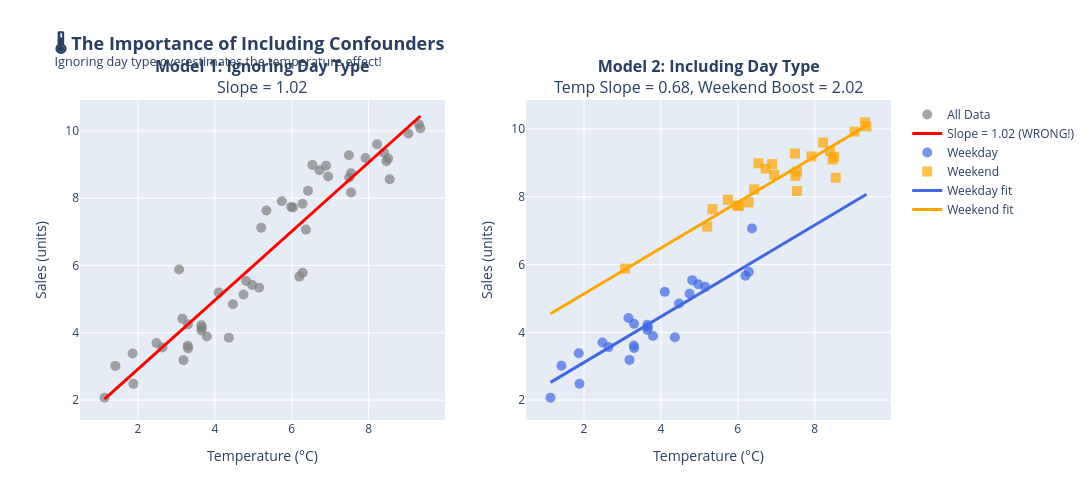

The notebook cell this image was saved under:
### Markdown cell above
## 🔑 Understanding "Holding Others Fixed"

### Partial Regression Coefficient

> **$\theta_j$ represents the change in $y$ for a one-unit increase in $x_j$, while all other predictors remain constant.**

This is the **key difference** from simple linear regression!

### Example: House Price Model

$$\text{Price} = \theta_0 + \theta_1 \cdot \text{Size} + \theta_2 \cdot \text{Age} + \theta_3 \cdot \text{Bedrooms} + \varepsilon$$

**Interpretation:**

| Coefficient | Interpretation |
|-------------|---------------|
| $\theta_1 = 3000$ kr/m² | Each additional sqm increases price by 3000 kr, *for houses of the same age and bedroom count* |
| $\theta_2 = -50000$ kr/year | Each additional year of age decreases price by 50,000 kr, *for houses of the same size and bedroom count* |
| $\theta_3 = 200000$ kr/bedroom | Each additional bedroom increases price by 200,000 kr, *for houses of the same size and age* |

### Code cell
# ============================================
# Demo: Effect of Adding a Confounder
# ============================================

# Scenario: Ice cream sales depend on temperature AND day type
np.random.seed(42)

# Generate data
n = 50

# Weekdays: lower temperature, lower sales
temp_weekday = np.random.normal(4, 1.5, n//2)
sales_weekday = 2 + 0.65 * temp_weekday + np.random.normal(0, 0.5, n//2)
is_weekend_weekday = np.zeros(n//2)

# Weekends: higher temperature, higher sales (plus weekend boost)
temp_weekend = np.random.normal(7, 1.5, n//2)
sales_weekend = 2 + 0.65 * temp_weekend + 2.0 + np.random.normal(0, 0.5, n//2)  # +2 weekend boost
is_weekend_weekend = np.ones(n//2)

# Combine data
temperature = np.concatenate([temp_weekday, temp_weekend])
sales = np.concatenate([sales_weekday, sales_weekend])
is_weekend = np.concatenate([is_weekend_weekday, is_weekend_weekend])
day_type = ['Weekend' if w else 'Weekday' for w in is_weekend]

confound_df = pd.DataFrame({
    'Temperature': temperature,
    'Sales': sales,
    'Is_Weekend': is_weekend,
    'Day_Type': day_type
})

# Model 1: Ignoring weekend (simple regression)
model1 = LinearRegression()
model1.fit(confound_df[['Temperature']], confound_df['Sales'])

# Model 2: Including weekend (multiple regression)
model2 = LinearRegression()
model2.fit(confound_df[['Temperature', 'Is_Weekend']], confound_df['Sales'])

# Create visualization
fig = make_subplots(
    rows=1, cols=2,
    subplot_titles=(
        f'<b>Model 1: Ignoring Day Type</b><br>Slope = {model1.coef_[0]:.2f}',
        f'<b>Model 2: Including Day Type</b><br>Temp Slope = {model2.coef_[0]:.2f}, Weekend Boost = {model2.coef_[1]:.2f}'
    )
)

# Model 1 (ignoring confounder)
fig.add_trace(
    go.Scatter(
        x=temperature, y=sales,
        mode='markers',
        marker=dict(size=10, color='gray', opacity=0.7),
        name='All Data',
        showlegend=True
    ),
    row=1, col=1
)

# Model 1 regression line
x_range = np.linspace(temperature.min(), temperature.max(), 100)
fig.add_trace(
    go.Scatter(
        x=x_range,
        y=model1.predict(x_range.reshape(-1, 1)),
        mode='lines',
        line=dict(color='red', width=3),
        name=f'Slope = {model1.coef_[0]:.2f} (WRONG!)'
    ),
    row=1, col=1
)

# Model 2 (including confounder)
colors = {'Weekday': 'royalblue', 'Weekend': 'orange'}

for day in ['Weekday', 'Weekend']:
    mask = confound_df['Day_Type'] == day
    fig.add_trace(
        go.Scatter(
            x=confound_df.loc[mask, 'Temperature'],
            y=confound_df.loc[mask, 'Sales'],
            mode='markers',
            marker=dict(size=10, color=colors[day], opacity=0.7,
                       symbol='circle' if day == 'Weekday' else 'square'),
            name=day
        ),
        row=1, col=2
    )

# Add separate regression lines for Model 2
for is_wknd, color, name in [(0, 'royalblue', 'Weekday'), (1, 'orange', 'Weekend')]:
    y_pred = model2.intercept_ + model2.coef_[0] * x_range + model2.coef_[1] * is_wknd
    fig.add_trace(
        go.Scatter(
            x=x_range, y=y_pred,
            mode='lines',
            line=dict(color=color, width=3),
            name=f'{name} fit'
        ),
        row=1, col=2
    )

fig.update_xaxes(title_text='Temperature (°C)', row=1, col=1)
fig.update_xaxes(title_text='Temperature (°C)', row=1, col=2)
fig.update_yaxes(title_text='Sales (units)', row=1, col=1)
fig.update_yaxes(title_text='Sales (units)', row=1, col=2)

fig.update_layout(
    title=dict(
        text='<b>🌡️ The Importance of Including Confounders</b><br><sup>Ignoring day type overestimates the temperature effect!</sup>',
        font=dict(size=18)
    ),
    width=1100,
    height=500,
    showlegend=True
)

fig.show()

print("\n🔍 Key Insight:")
print("="*60)
print(f"\nModel 1 (ignoring day type): Slope = {model1.coef_[0]:.3f}")
print(f"Model 2 (including day type): Slope = {model2.coef_[0]:.3f}")
print(f"\n⚠️  Model 1 overestimates the temperature effect by {((model1.coef_[0] - model2.coef_[0]) / model2.coef_[0] * 100):.0f}%!")
print(f"\n💡 Why? Weekends have BOTH higher temperatures AND more customers.")
print(f"   Model 1 wrongly attributes the weekend effect to temperature.")
print(f"\n   True temperature effect: {model2.coef_[0]:.2f} units/°C")
print(f"   Weekend boost: {model2.coef_[1]:.2f} units")

### Figure 1 — Plotly figure (JSON) as saved in the notebook; plotly's stock layout.template omitted (floating-point values rounded to 4 significant figures)
{"data": [{"marker": {"color": "gray", "opacity": 0.7, "size": 10}, "mode": "markers", "name": "All Data", "showlegend": true, "type": "scatter", "x": [4.745, 3.793, 4.972, 6.285, 3.649, 3.649, 6.369, 5.151, 3.296, 4.814, 3.305, 3.301, 4.363, 1.13, 1.413, 3.157, 2.481, 4.471, 2.638, 1.882, 6.198, 3.661, 4.101, 1.863, 3.183, 7.486, 6.422, 5.985, 7.918, 8.546, 8.397, 5.741, 6.536, 7.497, 8.463, 6.281, 6.722, 5.34, 5.206, 8.219, 9.034, 6.892, 8.505, 7.542, 6.032, 7.542, 9.307, 6.946, 9.347, 3.07], "xaxis": "x", "y": [5.14, 3.89, 5.419, 5.785, 4.226, 4.071, 7.066, 5.342, 3.613, 5.54, 3.538, 4.25, 3.856, 2.07, 3.017, 4.421, 3.698, 4.849, 3.564, 2.484, 5.669, 4.15, 5.194, 3.383, 3.188, 9.277, 8.218, 7.74, 9.192, 8.561, 9.348, 7.91, 8.987, 8.614, 9.097, 7.832, 8.827, 7.636, 7.119, 9.599, 9.921, 8.964, 9.177, 8.739, 7.725, 8.171, 10.2, 8.646, 10.08, 5.878], "yaxis": "y"}, {"line": {"color": "red", "width": 3}, "mode": "lines", "name": "Slope = 1.02 (WRONG!)", "type": "scatter", "x": [1.13, 1.213, 1.296, 1.379, 1.462, 1.545, 1.628, 1.711, 1.794, 1.877, 1.96, 2.043, 2.126, 2.209, 2.292, 2.375, 2.458, 2.541, 2.624, 2.707, 2.79, 2.873, 2.956, 3.039, 3.122, 3.205, 3.288, 3.371, 3.454, 3.537, 3.62, 3.703, 3.786, 3.869, 3.952, 4.035, 4.118, 4.201, 4.284, 4.367, 4.45, 4.533, 4.616, 4.699, 4.782, 4.865, 4.948, 5.031, 5.114, 5.197, 5.28, 5.363, 5.446, 5.529, 5.612, 5.695, 5.778, 5.861, 5.944, 6.027, 6.11, 6.193, 6.276, 6.359, 6.442, 6.525, 6.608, 6.691, 6.774, 6.857, 6.94, 7.023, 7.106, 7.189, 7.272, 7.355, 7.438, 7.521, 7.604, 7.687, 7.77, 7.853, 7.936, 8.019, 8.102, 8.185, 8.268, 8.351, 8.434, 8.517, 8.6, 8.683, 8.766, 8.849, 8.932, 9.015, 9.098, 9.181, 9.264, 9.347], "xaxis": "x", "y": [2.027, 2.112, 2.197, 2.282, 2.367, 2.452, 2.537, 2.622, 2.707, 2.792, 2.877, 2.962, 3.047, 3.132, 3.217, 3.302, 3.387, 3.472, 3.557, 3.642, 3.727, 3.812, 3.897, 3.982, 4.067, 4.152, 4.237, 4.322, 4.407, 4.492, 4.577, 4.662, 4.747, 4.832, 4.917, 5.002, 5.087, 5.172, 5.257, 5.342, 5.427, 5.512, 5.597, 5.681, 5.766, 5.851, 5.936, 6.021, 6.106, 6.191, 6.276, 6.361, 6.446, 6.531, 6.616, 6.701, 6.786, 6.871, 6.956, 7.041, 7.126, 7.211, 7.296, 7.381, 7.466, 7.551, 7.636, 7.721, 7.806, 7.891, 7.976, 8.061, 8.146, 8.231, 8.316, 8.401, 8.486, 8.571, 8.656, 8.741, 8.826, 8.911, 8.996, 9.081, 9.166, 9.251, 9.336, 9.421, 9.506, 9.591, 9.676, 9.761, 9.846, 9.931, 10.02, 10.1, 10.19, 10.27, 10.36, 10.44], "yaxis": "y"}, {"marker": {"color": "royalblue", "opacity": 0.7, "size": 10, "symbol": "circle"}, "mode": "markers", "name": "Weekday", "type": "scatter", "x": [4.745, 3.793, 4.972, 6.285, 3.649, 3.649, 6.369, 5.151, 3.296, 4.814, 3.305, 3.301, 4.363, 1.13, 1.413, 3.157, 2.481, 4.471, 2.638, 1.882, 6.198, 3.661, 4.101, 1.863, 3.183], "xaxis": "x2", "y": [5.14, 3.89, 5.419, 5.785, 4.226, 4.071, 7.066, 5.342, 3.613, 5.54, 3.538, 4.25, 3.856, 2.07, 3.017, 4.421, 3.698, 4.849, 3.564, 2.484, 5.669, 4.15, 5.194, 3.383, 3.188], "yaxis": "y2"}, {"marker": {"color": "orange", "opacity": 0.7, "size": 10, "symbol": "square"}, "mode": "markers", "name": "Weekend", "type": "scatter", "x": [7.486, 6.422, 5.985, 7.918, 8.546, 8.397, 5.741, 6.536, 7.497, 8.463, 6.281, 6.722, 5.34, 5.206, 8.219, 9.034, 6.892, 8.505, 7.542, 6.032, 7.542, 9.307, 6.946, 9.347, 3.07], "xaxis": "x2", "y": [9.277, 8.218, 7.74, 9.192, 8.561, 9.348, 7.91, 8.987, 8.614, 9.097, 7.832, 8.827, 7.636, 7.119, 9.599, 9.921, 8.964, 9.177, 8.739, 7.725, 8.171, 10.2, 8.646, 10.08, 5.878], "yaxis": "y2"}, {"line": {"color": "royalblue", "width": 3}, "mode": "lines", "name": "Weekday fit", "type": "scatter", "x": [1.13, 1.213, 1.296, 1.379, 1.462, 1.545, 1.628, 1.711, 1.794, 1.877, 1.96, 2.043, 2.126, 2.209, 2.292, 2.375, 2.458, 2.541, 2.624, 2.707, 2.79, 2.873, 2.956, 3.039, 3.122, 3.205, 3.288, 3.371, 3.454, 3.537, 3.62, 3.703, 3.786, 3.869, 3.952, 4.035, 4.118, 4.201, 4.284, 4.367, 4.45, 4.533, 4.616, 4.699, 4.782, 4.865, 4.948, 5.031, 5.114, 5.197, 5.28, 5.363, 5.446, 5.529, 5.612, 5.695, 5.778, 5.861, 5.944, 6.027, 6.11, 6.193, 6.276, 6.359, 6.442, 6.525, 6.608, 6.691, 6.774, 6.857, 6.94, 7.023, 7.106, 7.189, 7.272, 7.355, 7.438, 7.521, 7.604, 7.687, 7.77, 7.853, 7.936, 8.019, 8.102, 8.185, 8.268, 8.351, 8.434, 8.517, 8.6, 8.683, 8.766, 8.849, 8.932, 9.015, 9.098, 9.181, 9.264, 9.347], "xaxis": "x2", "y": [2.524, 2.58, 2.636, 2.692, 2.748, 2.804, 2.861, 2.917, 2.973, 3.029, 3.085, 3.141, 3.197, 3.253, 3.309, 3.365, 3.421, 3.477, 3.533, 3.589, 3.645, 3.701, 3.757, 3.813, 3.87, 3.926, 3.982, 4.038, 4.094, 4.15, 4.206, 4.262, 4.318, 4.374, 4.43, 4.486, 4.542, 4.598, 4.654, 4.71, 4.766, 4.823, 4.879, 4.935, 4.991, 5.047, 5.103, 5.159, 5.215, 5.271, 5.327, 5.383, 5.439, 5.495, 5.551, 5.607, 5.663, 5.719, 5.775, 5.832, 5.888, 5.944, 6.0, 6.056, 6.112, 6.168, 6.224, 6.28, 6.336, 6.392, 6.448, 6.504, 6.56, 6.616, 6.672, 6.728, 6.785, 6.841, 6.897, 6.953, 7.009, 7.065, 7.121, 7.177, 7.233, 7.289, 7.345, 7.401, 7.457, 7.513, 7.569, 7.625, 7.681, 7.737, 7.794, 7.85, 7.906, 7.962, 8.018, 8.074], "yaxis": "y2"}, {"line": {"color": "orange", "width": 3}, "mode": "lines", "name": "Weekend fit", "type": "scatter", "x": [1.13, 1.213, 1.296, 1.379, 1.462, 1.545, 1.628, 1.711, 1.794, 1.877, 1.96, 2.043, 2.126, 2.209, 2.292, 2.375, 2.458, 2.541, 2.624, 2.707, 2.79, 2.873, 2.956, 3.039, 3.122, 3.205, 3.288, 3.371, 3.454, 3.537, 3.62, 3.703, 3.786, 3.869, 3.952, 4.035, 4.118, 4.201, 4.284, 4.367, 4.45, 4.533, 4.616, 4.699, 4.782, 4.865, 4.948, 5.031, 5.114, 5.197, 5.28, 5.363, 5.446, 5.529, 5.612, 5.695, 5.778, 5.861, 5.944, 6.027, 6.11, 6.193, 6.276, 6.359, 6.442, 6.525, 6.608, 6.691, 6.774, 6.857, 6.94, 7.023, 7.106, 7.189, 7.272, 7.355, 7.438, 7.521, 7.604, 7.687, 7.77, 7.853, 7.936, 8.019, 8.102, 8.185, 8.268, 8.351, 8.434, 8.517, 8.6, 8.683, 8.766, 8.849, 8.932, 9.015, 9.098, 9.181, 9.264, 9.347], "xaxis": "x2", "y": [4.546, 4.602, 4.658, 4.714, 4.77, 4.826, 4.883, 4.939, 4.995, 5.051, 5.107, 5.163, 5.219, 5.275, 5.331, 5.387, 5.443, 5.499, 5.555, 5.611, 5.667, 5.723, 5.779, 5.835, 5.892, 5.948, 6.004, 6.06, 6.116, 6.172, 6.228, 6.284, 6.34, 6.396, 6.452, 6.508, 6.564, 6.62, 6.676, 6.732, 6.788, 6.845, 6.901, 6.957, 7.013, 7.069, 7.125, 7.181, 7.237, 7.293, 7.349, 7.405, 7.461, 7.517, 7.573, 7.629, 7.685, 7.741, 7.797, 7.854, 7.91, 7.966, 8.022, 8.078, 8.134, 8.19, 8.246, 8.302, 8.358, 8.414, 8.47, 8.526, 8.582, 8.638, 8.694, 8.75, 8.807, 8.863, 8.919, 8.975, 9.031, 9.087, 9.143, 9.199, 9.255, 9.311, 9.367, 9.423, 9.479, 9.535, 9.591, 9.647, 9.703, 9.759, 9.816, 9.872, 9.928, 9.984, 10.04, 10.1], "yaxis": "y2"}], "layout": {"annotations": [{"font": {"size": 16}, "showarrow": false, "text": "<b>Model 1: Ignoring Day Type</b><br>Slope = 1.02", "x": 0.225, "xanchor": "center", "xref": "paper", "y": 1, "yanchor": "bottom", "yref": "paper"}, {"font": {"size": 16}, "showarrow": false, "text": "<b>Model 2: Including Day Type</b><br>Temp Slope = 0.68, Weekend Boost = 2.02", "x": 0.775, "xanchor": "center", "xref": "paper", "y": 1, "yanchor": "bottom", "yref": "paper"}], "height": 500, "showlegend": true, "title": {"font": {"size": 18}, "text": "<b>🌡️ The Importance of Including Confounders</b><br><sup>Ignoring day type overestimates the temperature effect!</sup>"}, "width": 1100, "xaxis": {"anchor": "y", "domain": [0, 0.45], "title": {"text": "Temperature (°C)"}}, "xaxis2": {"anchor": "y2", "domain": [0.55, 1], "title": {"text": "Temperature (°C)"}}, "yaxis": {"anchor": "x", "domain": [0, 1], "title": {"text": "Sales (units)"}}, "yaxis2": {"anchor": "x2", "domain": [0, 1], "title": {"text": "Sales (units)"}}}}
